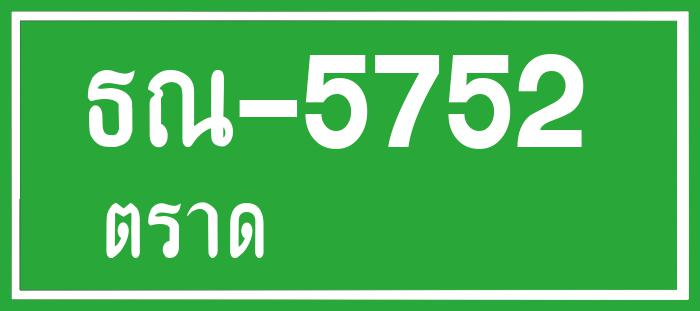
#> input picture plate_loop_test/g-bk1.jpg, 700 x 311 px, found by its file name; its folder holds only this picture in this run
$ python tesseract_detect.py
#> lines starting #> are read from the running program, lines starting #| are printed output that depends on the picture; after the words box and inside, x2 and y2 are one past the last pixel; in counts of white or black regions, pixels touching at a corner belong together
#Library ที่เรียกใช้
import cv2
import imutils
import numpy as np
import pytesseract
from PIL import Image
from PIL import Image, ImageGrab
import difflib
import os


#List ข้อมูลจังหวัด
City_Ref = ['เชียงราย', 'เชียงใหม่', 'น่าน', 'พะเยา', 'แพร่', 'แม่ฮ่องสอน', 'ลำปาง', 'ลำพูน', 'อุตรดิตถ์', 'กาฬสินธุ์', 'ขอนแก่น', 'ชัยภูมิ', 'นครพนม', 'นครราชสีมา', 'บึงกาฬ', 'บุรีรัมย์', 'มหาสารคาม', 'มุกดาหาร',
        'ยโสธร', 'ร้อยเอ็ด', 'เลย', 'สกลนคร', 'สุรินทร์', 'ศรีสะเกษ', 'หนองคาย', 'หนองบัวลำภู', 'อุดรธานี', 'อุบลราชธานี', 'อำนาจเจริญ', 'กำแพงเพชร', 'ชัยนาท', 'นครนายก', 'นครปฐม', 'นครสวรรค์', 'นนทบุรี',
        'ปทุมธานี', 'พระนครศรีอยุธยา', 'พิจิตร', 'พิษณุโลก', 'เพชรบูรณ์', 'ลพบุรี', 'สมุทรปราการ', 'สมุทรสงคราม', 'สมุทรสาคร', 'สิงห์บุรี', 'สุโขทัย', 'สุพรรณบุรี', 'สระบุรี', 'อ่างทอง', 'อุทัยธานี', 'จันทบุรี', 'ฉะเชิงเทรา',
        'ชลบุรี', 'ตราด', 'ปราจีนบุรี', 'ระยอง', 'สระแก้ว', 'กาญจนบุรี', 'ตาก', 'ประจวบคีรีขันธ์', 'เพชรบุรี', 'ราชบุรี', 'กระบี่', 'ชุมพร', 'ตรัง', 'นครศรีธรรมราช', 'นราธิวาส', 'ปัตตานี', 'พังงา', 'พัทลุง', 'ภูเก็ต', 'ระนอง', 'สตูล',
        'สงขลา', 'สุราษฎร์ธานี', 'ยะลา', 'กรุงเทพมหานคร']

#List ข้อมูลความถูกต้องของจังหวัด
city_Ans = []*len(City_Ref)

#List เก็บข้อมูลทั้งหมดมาแสดงผล
data_show = []*len(City_Ref)


#เปลี่ยน List เป็น Dict
def Convert(city_Ans):
      res_dct = {city_Ans[i]: city_Ans[i + 1] for i in range(0, len(city_Ans), 2)}
      return res_dct


#เรียงลำดับของข้อมูลภายใน List
def myFunc(e):
      return e['Acc']

#ตำแหน่งของข้อมูลในเครื่อง
path       = "D:\Develop\Senior_Project\ClarityV\plate_loop_test"


#วนลูปในไฟล์ของตำแหน่งที่ตั้งไหล์
for images in os.listdir(path):
      #ป้องกัน error แล้วเด้งออกจากการทำงาน
      try:
            #เช็คว่ามีภาพที่เป็นไฟล์นามสกุล .jpg หรือไม่
            if (images.endswith(".jpg")):
                  full_path = path + "\\" + str(images)

                  #กระบวนการทำงานของ CV2
                  img = cv2.imread(full_path) #นำเข้ารูปภาพ
#> img is the input picture: shape (311, 700, 3); mean B, G, R 94.6, 183, 81.6
                  img = cv2.resize(img, (620,480) ) #ปรับขนาดรูปภาพ
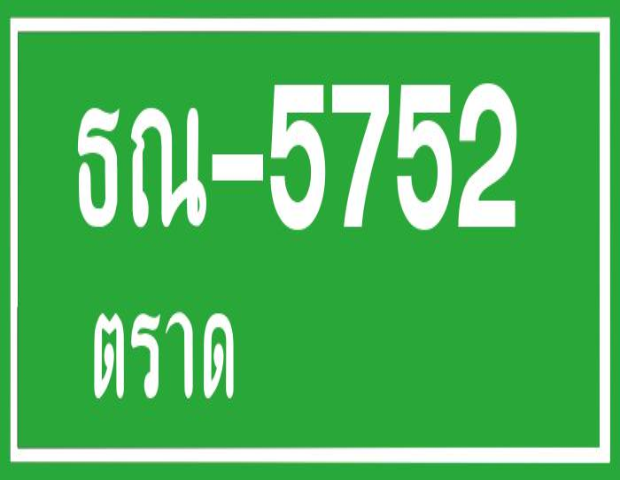
#> img: shape (480, 620, 3); mean B, G, R 94.5, 182.9, 81.6
                  gray = cv2.cvtColor(img, cv2.COLOR_BGR2GRAY) #แปลงรูปภาพเป็นเฉพาะสีขาว-ดำ
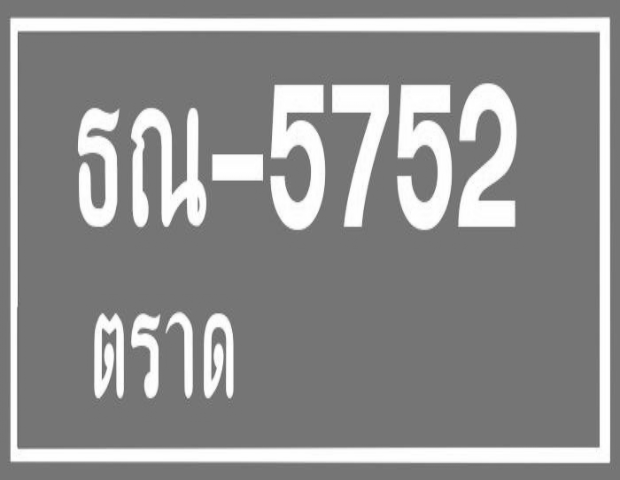
#> gray: shape (480, 620); min 99, max 255, mean 142.6
                  gray = cv2.bilateralFilter(gray, 11, 17, 17) #ทำให้รูปภาพเบลอเพื่อแยกสีให้ชัดเจนขึ้น
                  edged = cv2.Canny(gray, 30, 200) #สักเอาขอบของรูปภาพผ่าน Filter
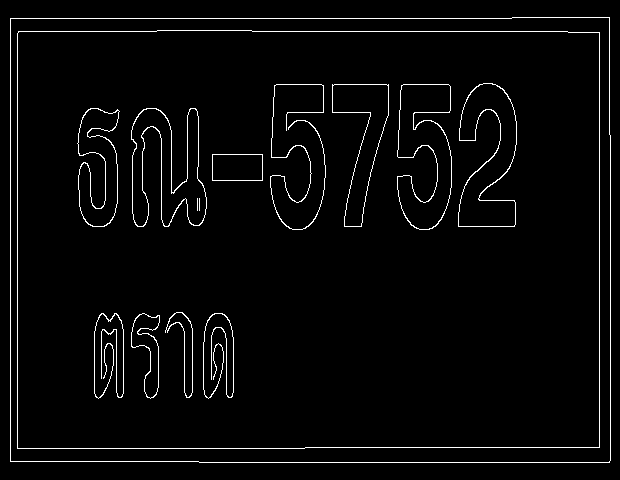
#> edged: shape (480, 620); 3.1% white in thin lines or dots

                  # find contours in the edged image, keep only the largest
                  # ones, and initialize our screen contour
                  cnts = cv2.findContours(edged.copy(), cv2.RETR_TREE, cv2.CHAIN_APPROX_SIMPLE)
#> cnts = 25 contours, 2 with area under 20; largest, box (x1, y1, x2, y2) and area: (10, 17, 611, 463) 266191, (10, 17, 611, 463) 266189, (17, 30, 600, 449) 242462, (17, 30, 600, 449) 242460, (397, 84, 452, 230) 5104
                  cnts = imutils.grab_contours(cnts)
                  cnts = sorted(cnts, key = cv2.contourArea, reverse = True)[:10]
#> cnts = 10 contours; largest, box (x1, y1, x2, y2) and area: (10, 17, 611, 463) 266191, (10, 17, 611, 463) 266189, (17, 30, 600, 449) 242462, (17, 30, 600, 449) 242460, (397, 84, 452, 230) 5104
                  screenCnt = None

                  plate = []
                  # loop over our contours
                  for c in cnts:
                  # approximate the contour
                        peri = cv2.arcLength(c, True)
                        approx = cv2.approxPolyDP(c, 0.018 * peri, True)

                  # if our approximated contour has four points, then
                  # we can assume that we have found our screen
                        if len(approx) == 4:
                              screenCnt = approx
                              plate.append(screenCnt)
#> this loop made 10 passes
#> (peri, screenCnt) on passes 1 to 4: (2087.7, [[609, 17], [10, 18], [10, 461], [609, 462]]), (2085.3, [[609, 18], [608, 462], [10, 460], [11, 18]]), (1997.1, [[18, 31], [17, 448], [599, 447], [599, 32]]), (1994.7, [[17, 33], [598, 32], [599, 446], [18, 448]])
#> peri on passes 5 to 10: 580.6, 579.5, 540.3, 538, 757.5, 756.8
#> after the loop, plate = 4 contours; box (x1, y1, x2, y2) and area: (10, 17, 610, 463) 265956, (10, 18, 610, 463) 264915, (17, 31, 600, 449) 241904, (17, 32, 600, 449) 240826


                  if screenCnt is None:
                        detected = 0
                        print ("No contour detected")
                  else:
                        cv2.drawContours(img, [screenCnt], -1, (0, 255, 0), 3)
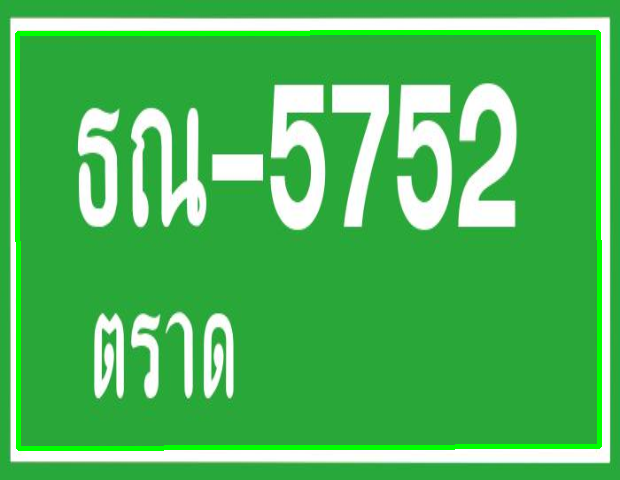
#> img: shape (480, 620, 3); 3.34% of pixels changed, all inside (x1, y1, x2, y2) = (15, 30, 602, 451)

                  # Masking the part other than the number plate
                  mask = np.zeros(gray.shape,np.uint8)
                  new_image = cv2.drawContours(mask,[screenCnt],0,255,-1,)
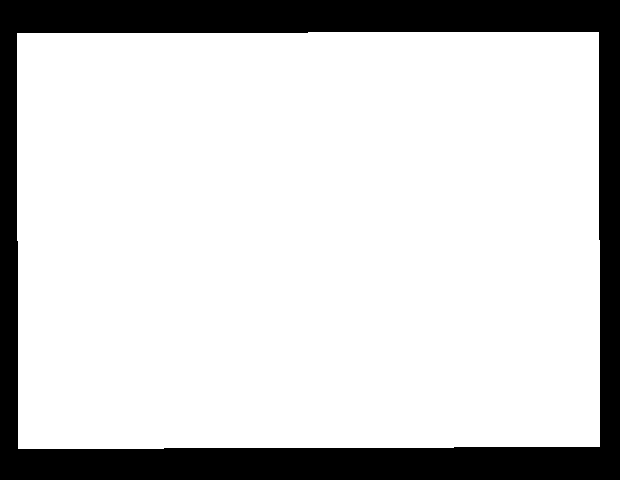
#> new_image: shape (480, 620); 81.3% white; 1 black region, box (x1, y1, x2, y2) and area: (0, 0, 620, 480) 55778
                  new_image = cv2.bitwise_and(img,img,mask=mask)
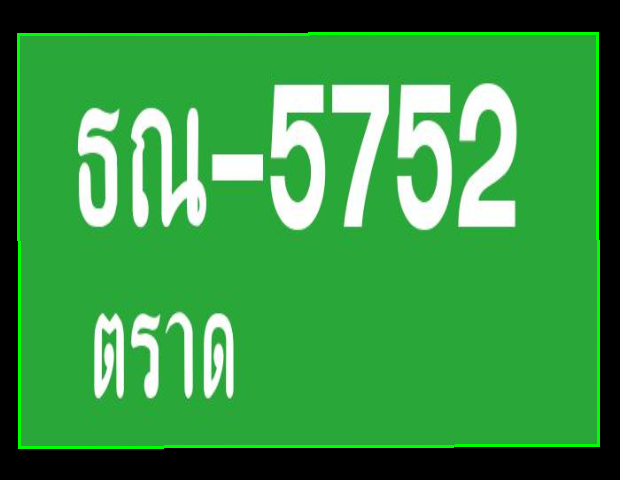
#> new_image: shape (480, 620, 3); mean B, G, R 66.6, 146.7, 55.8

                  # Now crop
                  (x, y) = np.where(mask == 255)
                  (topx, topy) = (np.min(x), np.min(y))
#> topx = 32; topy = 17
                  (bottomx, bottomy) = (np.max(x), np.max(y))
#> bottomx = 448; bottomy = 599
                  Cropped = gray[topx:bottomx+1, topy:bottomy+1]
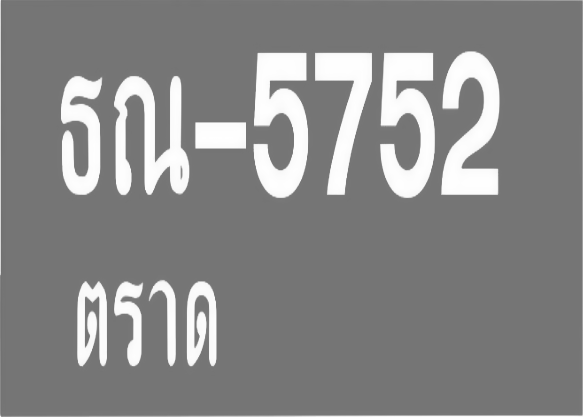
#> Cropped: shape (417, 583); min 112, max 255, mean 135.7


                  #print(pytesseract.image_to_boxes(Cropped))

                  h_Cropped, w_Cropped = Cropped.shape
#> h_Cropped = 417; w_Cropped = 583
#> (the run stopped early here; a loop or call above may not have finished)

$ run again, on plate_loop_test/g-bk38.jpg
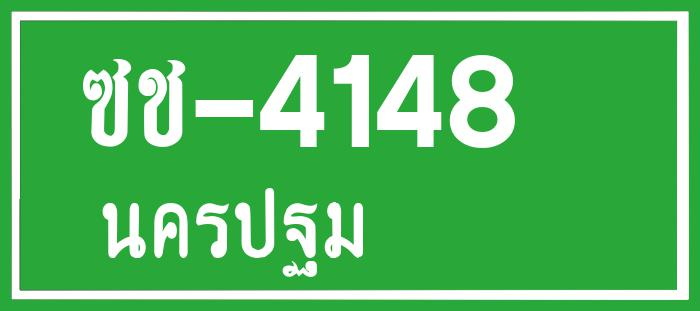
#> input picture plate_loop_test/g-bk38.jpg, 700 x 311 px, found by its file name
#> img is the input picture: shape (311, 700, 3); mean B, G, R 95.7, 183.5, 82.9
#> `edged = cv2.Canny(gray, 30, 200)`:
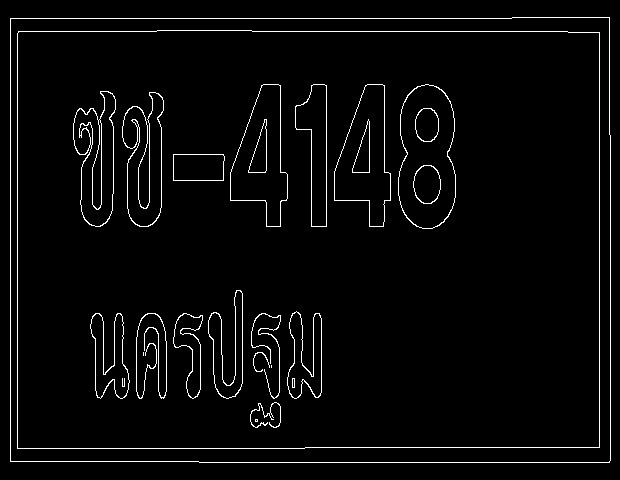
#> edged: shape (480, 620); 3.3% white in thin lines or dots
#> `cnts = cv2.findContours(edged.copy(), cv2.RETR_TREE, cv2.CHAIN_APPROX_..`: cnts = 48 contours, 8 with area under 20; largest, box (x1, y1, x2, y2) and area: (10, 17, 611, 463) 266191, (10, 17, 611, 463) 266189, (17, 30, 600, 449) 242462, (17, 30, 600, 449) 242460, (398, 84, 456, 229) 6817
#> `cnts = sorted(cnts, key = cv2.contourArea, reverse = True)[:10]`: cnts = 10 contours; largest, box (x1, y1, x2, y2) and area: (10, 17, 611, 463) 266191, (10, 17, 611, 463) 266189, (17, 30, 600, 449) 242462, (17, 30, 600, 449) 242460, (398, 84, 456, 229) 6817
#> the loop `for c in cnts:` made 10 passes
#> (peri, screenCnt) on passes 1 to 4: (2087.7, [[609, 17], [10, 18], [10, 461], [609, 462]]), (2085.3, [[609, 18], [608, 462], [10, 460], [11, 18]]), (1997.1, [[18, 31], [17, 448], [599, 447], [599, 32]]), (1994.7, [[17, 33], [598, 32], [599, 446], [18, 448]])
#> after the loop `for c in cnts:`: plate = 4 contours; box (x1, y1, x2, y2) and area: (10, 17, 610, 463) 265956, (10, 18, 610, 463) 264915, (17, 31, 600, 449) 241904, (17, 32, 600, 449) 240826
#> topx = 32; topy = 17
#> bottomx = 448; bottomy = 599
#> `Cropped = gray[topx:bottomx+1, topy:bottomy+1]`:
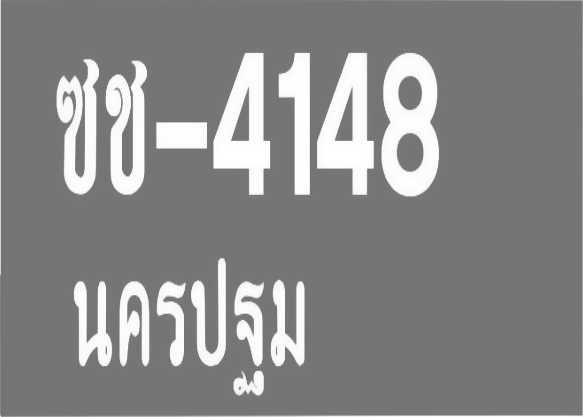
#> Cropped: shape (417, 583); min 112, max 255, mean 136.6

$ run again, on plate_loop_test/g-bk54.jpg
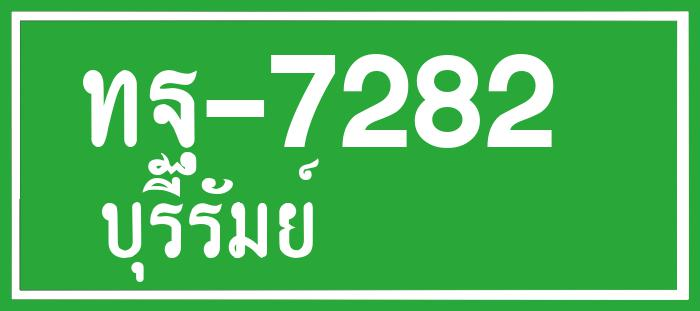
#> input picture plate_loop_test/g-bk54.jpg, 700 x 311 px, found by its file name
#> img is the input picture: shape (311, 700, 3); mean B, G, R 96.6, 183.8, 83.8
#> edged: shape (480, 620); 3.3% white in thin lines or dots
#> `cnts = cv2.findContours(edged.copy(), cv2.RETR_TREE, cv2.CHAIN_APPROX_..`: cnts = 49 contours, 8 with area under 20; largest, box (x1, y1, x2, y2) and area: (10, 17, 611, 463) 266191, (10, 17, 611, 463) 266189, (17, 30, 600, 449) 242462, (17, 30, 600, 449) 242460, (367, 84, 425, 229) 6820
#> `cnts = sorted(cnts, key = cv2.contourArea, reverse = True)[:10]`: cnts = 10 contours; largest, box (x1, y1, x2, y2) and area: (10, 17, 611, 463) 266191, (10, 17, 611, 463) 266189, (17, 30, 600, 449) 242462, (17, 30, 600, 449) 242460, (367, 84, 425, 229) 6820
#> the loop `for c in cnts:` made 10 passes
#> (peri, screenCnt) on passes 1 to 4: (2087.7, [[609, 17], [10, 18], [10, 461], [609, 462]]), (2085.3, [[609, 18], [608, 462], [10, 460], [11, 18]]), (1997.1, [[18, 31], [17, 448], [599, 447], [599, 32]]), (1994.7, [[17, 33], [598, 32], [599, 446], [18, 448]])
#> after the loop `for c in cnts:`: plate = 4 contours; box (x1, y1, x2, y2) and area: (10, 17, 610, 463) 265956, (10, 18, 610, 463) 264915, (17, 31, 600, 449) 241904, (17, 32, 600, 449) 240826
#> topx = 32; topy = 17
#> bottomx = 448; bottomy = 599
#> `Cropped = gray[topx:bottomx+1, topy:bottomy+1]`:
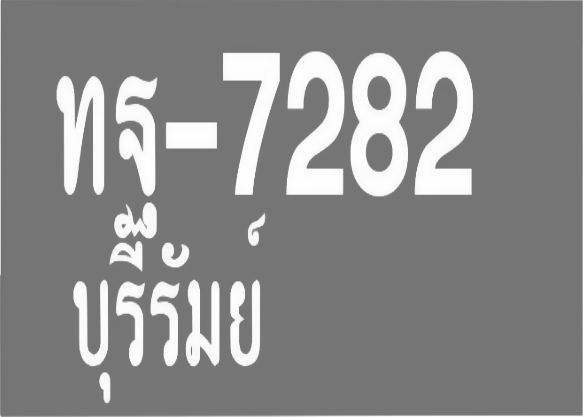
#> Cropped: shape (417, 583); min 112, max 255, mean 137.4
